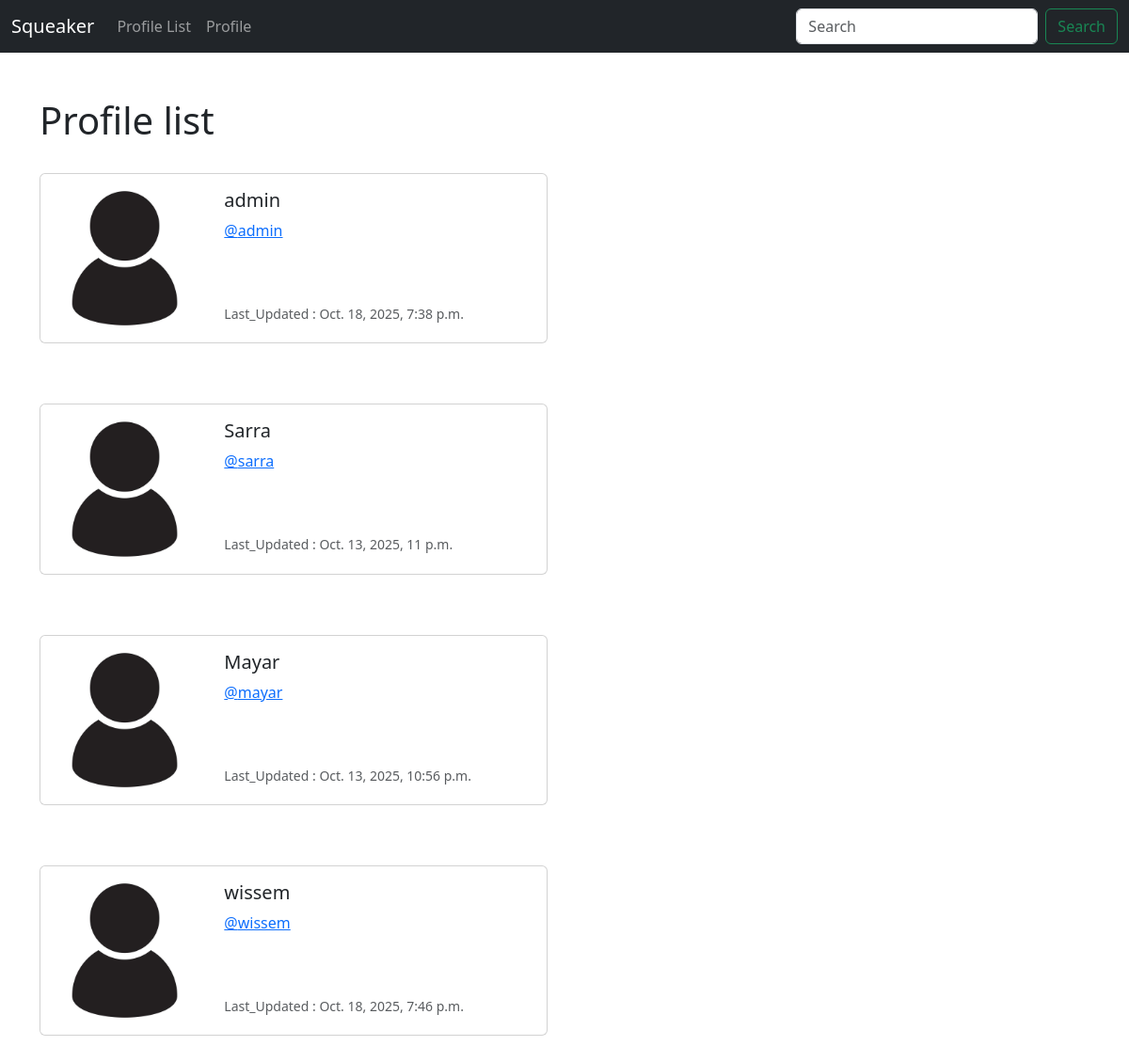
The app's page /profile_list/ (signed in), older data.
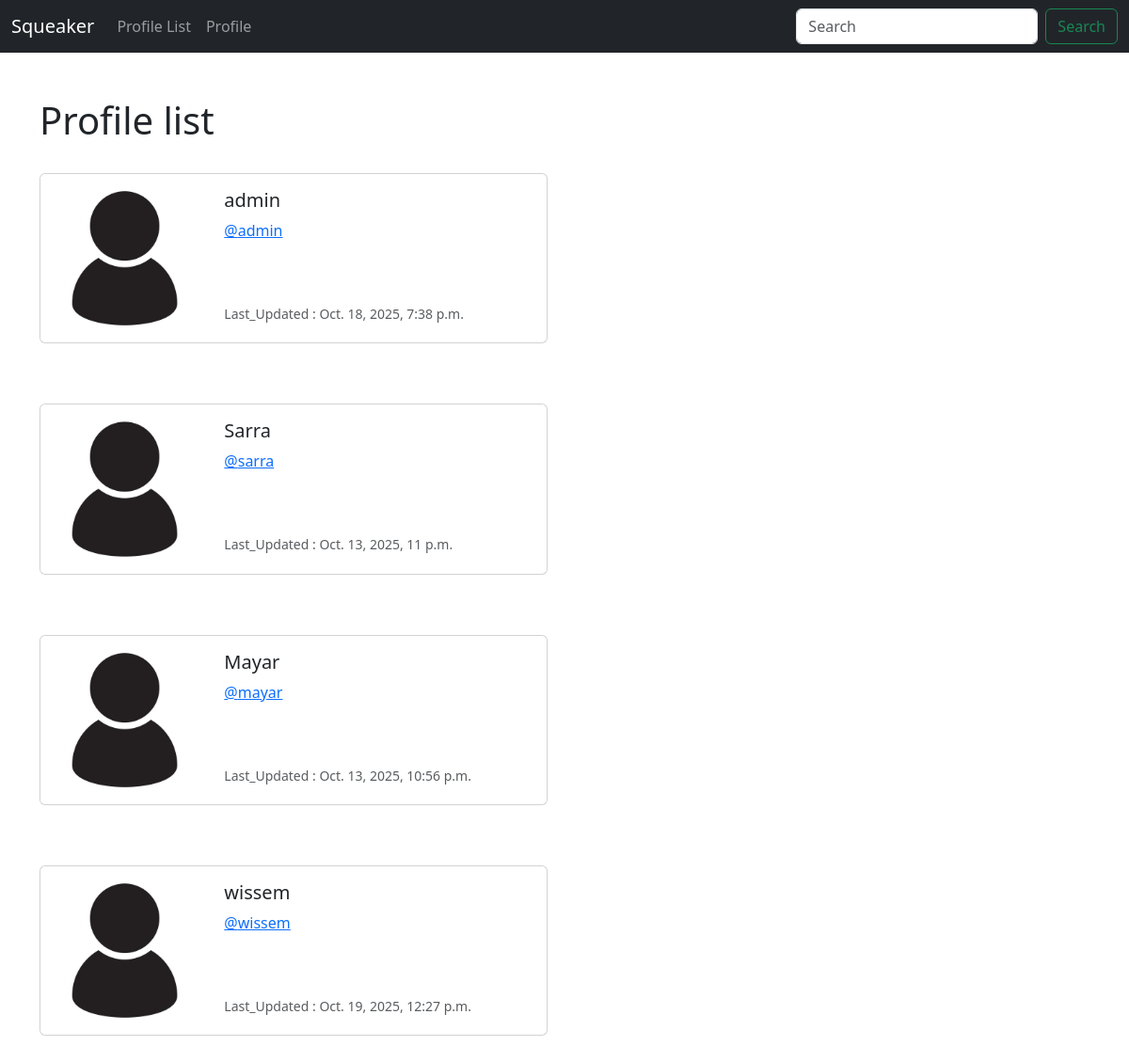
The same page, newer data.
### musker/models.py (models this page shows, shortened)
class Profile(models.Model):
    user = models.OneToOneField(User , on_delete = models.CASCADE) # associate one user to only one profile
    follows = models.ManyToManyField("self",
            related_name="followed_by",
            symmetrical=False, # user don't have to follow who followed him
            blank=True) #you don't have to follow anybody
    date_modified = models.DateTimeField(User , auto_now = True )

### musker/views.py (the view)
# urls.py: path('profile_list/', views.profile_list , name='profile_list'),
def profile_list(request):
    if request.user.is_authenticated :
        profiles = Profile.objects.exclude(user=request.user) #exclude the actual user
        return render (request, 'profile_list.html'  , {"profiles" : profiles})
    else :
        messages.success(request , ("You Must Be Logged In To View This Page ..."))
        return redirect('home')

### musker/templates/profile_list.html
{%extends 'base.html'%}
{% load static %}
{% block content %}
<h1> Profile list </h1>
<br/>
{% if profiles %}
    {% for profile in profiles %}
            <div class="card mb-3" style="max-width: 540px;">
        <div class="row g-0">
            <div class="col-md-4">
            <img src="{% static 'images/profile-icon.jpg'  %}" class="img-fluid rounded-start" alt="Profile Image">
            </div>
            <div class="col-md-8">
            <div class="card-body">
                <h5 class="card-title">{{ profile.user.username }}</h5>
                <p class="card-text"><a href="{% url 'profile' profile.user.id %}">@{{ profile.user.username|lower}}</a></p>
                <br/><br/>
                <p class="card-text"><small class="text-body-secondary">Last_Updated : {{ profile.date_modified }}</small></p>
            </div>
            </div>
        </div>
        </div>
        <br/><br/>
    {% endfor %}
{% endif %}
{% endblock %}

Row changes from the older to the newer data that the page shows:
changed Profile "wissem": date_modified "Oct. 18, 2025, 7:46 p.m." → "Oct. 19, 2025, 12:27 p.m."
